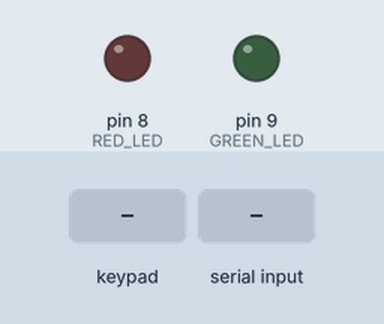
This sketch was run on a simulated Arduino Uno, built with avr-gcc and run on an emulated ATmega328P. Shown: output pins drawn as LEDs (lit = HIGH). The inputs (shaded band) are chosen by the test bench. Pins used as bus, display or sensor lines are not drawn; what the sketch prints to the serial monitor is not drawn.

Above: at 1.2 s.
1.3 s: keypad keys A 2 B 3 pressed 0.4 s apart
At 3.7 s:
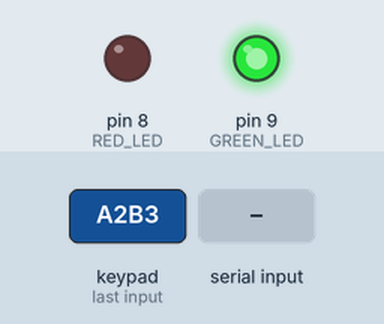
4.4 s: keypad keys 2 3 4 5 pressed 0.4 s apart
At 8.8 s:
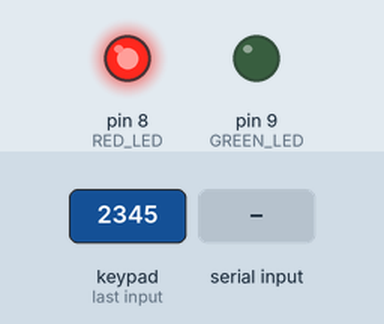
9.0 s: key 'C' pressed
12.0 s: "c" received over Serial
15.0 s: "o" received over Serial
At 15.5 s:
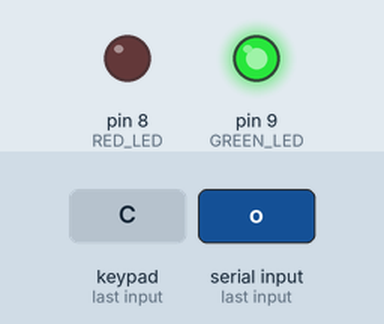
16.5 s: keypad keys 6 1 0 1 1 1 2 pressed 0.4 s apart
At 18.5 s:
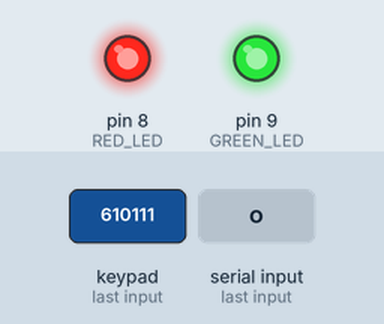
Timing chart, 0 to 24.8 s (numbered marks = the images above; inputs shaded):
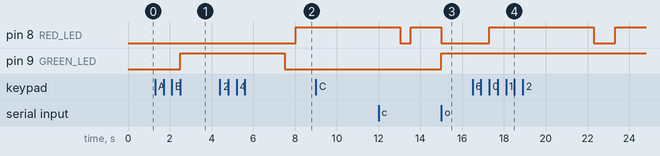

Measured:
- after the input at 1.3 s, pin 9 (GREEN_LED): LOW → HIGH after 1.2 s
- after the input at 4.4 s, pin 8 (RED_LED): LOW → HIGH after 3.6 s
- after the input at 9.0 s, every drawn part: stays the same
- after the input at 15.0 s, pin 8 (RED_LED): HIGH → LOW at once; pin 9 (GREEN_LED): LOW → HIGH at once
- after the input at 16.5 s, pin 8 (RED_LED): LOW → HIGH after 0.80 s, → LOW 5.0 s later, → HIGH 1.0 s later

The sketch:

keypadlock_arduino.ino
```cpp
#include <Keypad.h>

// Bluetooth Variables
char incomingChar;

#define RED_LED 8
#define GREEN_LED 9
#define TRIGGER_PIN 7

// Keypad Configuration
const byte ROWS = 4;
const byte COLS = 4;

char keys[ROWS][COLS] = {
  {'1', '2', '3', 'A'},
  {'4', '5', '6', 'B'},
  {'7', '8', '9', 'C'},
  {'*', '0', '#', 'D'}
};

byte rowPins[ROWS] = {2, 3, 4, 5};
byte colPins[COLS] = {6, 10, 11, 12};

Keypad keypad = Keypad(makeKeymap(keys), rowPins, colPins, ROWS, COLS);

String password = "A2B3";    // Example password
String inputPassword = "";   // User input
bool acceptingInput = true;  // Flag to control input

void setup() {
  Serial.begin(9600);

  pinMode(RED_LED, OUTPUT);
  pinMode(GREEN_LED, OUTPUT);
  pinMode(TRIGGER_PIN, OUTPUT);

  digitalWrite(GREEN_LED, LOW);
  digitalWrite(RED_LED, LOW);
  digitalWrite(TRIGGER_PIN, LOW);
}

void loop() {
  // Bluetooth Section
  if (Serial.available()) {
    incomingChar = Serial.read();

    if (incomingChar == 'c') {
      digitalWrite(RED_LED, HIGH);
      digitalWrite(GREEN_LED, LOW);
    }
    else if (incomingChar == 'o') {
      digitalWrite(GREEN_LED, HIGH);
      digitalWrite(RED_LED, LOW);
    }
  }

  // Keypad Section (Strict 4-key input)
  if (acceptingInput) {
    char key = keypad.getKey();

    if (key) {
      Serial.print("Keypad Pressed: ");
      Serial.println(key);

      inputPassword += key;

      if (inputPassword.length() == 4) { // Only accept 4 keys per attempt
        acceptingInput = false;  // Lock input while checking
        checkPassword();         // Check entered password
        inputPassword = "";      // Always reset after checking
        acceptingInput = true;   // Allow new input
      }
    }
  }
}

void checkPassword() {
  if (inputPassword == password) {
    Serial.println("✅ Password Correct");

    digitalWrite(GREEN_LED, HIGH);
    delay(5000);
    digitalWrite(GREEN_LED, LOW);
  } else {
    Serial.println("❌ Password Incorrect");

    digitalWrite(RED_LED, HIGH);
    delay(5000);
    digitalWrite(RED_LED, LOW);

    digitalWrite(TRIGGER_PIN, HIGH);
    delay(500);
    digitalWrite(TRIGGER_PIN, LOW);
  }
}
```
